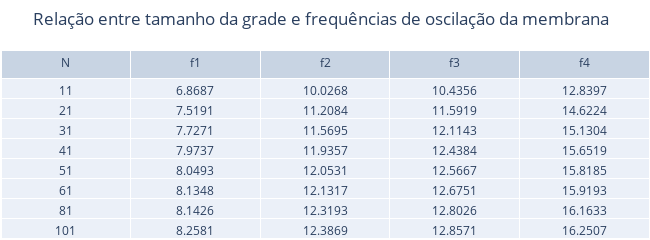

Here is the notebook cell this chart was saved with:
### Code cell
F=[1,2,3,4]
plt.figure(figsize=(10,6))
for i in range (len(N)):
    plt.plot(F[:],Freq.T[:,i],marker = '.')
plt.grid(color = 'green', linestyle = '--', linewidth = 0.5)
plt.xlabel("Número da frequência")
plt.ylabel("Frequência")
plt.xticks(F)
plt.legend(N) 
plt.show()

Freq=np.round(Freq,4)
fig = go.Figure(data=[go.Table(header=dict(values=['N','f1','f2','f3', 'f4']),
                cells=dict(values=[N,Freq.T[0,:],Freq.T[1,:],Freq.T[2,:],Freq.T[3,:]]))
                     ])
fig.update_layout(width=650,height=240,margin_b=1,margin_l=1,margin_r=1,margin_t=50,
                  title_text="Relação entre tamanho da grade e frequências de oscilação da membrana")
fig.show()

### Figure 1 — Plotly figure (JSON) as saved in the notebook; plotly's stock layout.template omitted (floating-point values rounded to 4 significant figures)
{"data": [{"cells": {"values": [[11, 21, 31, 41, 51, 61, 81, 101], [6.869, 7.519, 7.727, 7.974, 8.049, 8.135, 8.143, 8.258], [10.03, 11.21, 11.57, 11.94, 12.05, 12.13, 12.32, 12.39], [10.44, 11.59, 12.11, 12.44, 12.57, 12.68, 12.8, 12.86], [12.84, 14.62, 15.13, 15.65, 15.82, 15.92, 16.16, 16.25]]}, "header": {"values": ["N", "f1", "f2", "f3", "f4"]}, "type": "table"}], "layout": {"height": 240, "margin": {"b": 1, "l": 1, "r": 1, "t": 50}, "title": {"text": "Relação entre tamanho da grade e frequências de oscilação da membrana"}, "width": 650}}
